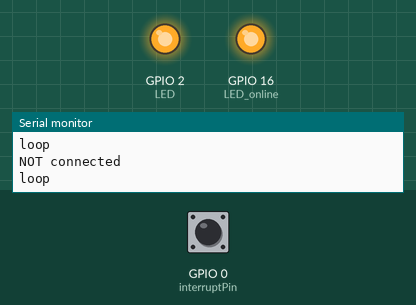
This sketch was run on a simulated ESP8266 (NodeMCU). Shown: output pins drawn as LEDs (lit = HIGH), the last lines printed to the serial monitor. Inputs (shaded band) come from the test bench; at power-on: GPIO 0 (interruptPin) HIGH. WiFi joins after 1.5 s; servers stay silent unless stated. At 19.1 s the program restarts the board; the recording ends there.

Above: at 1.2 s.
1.3 s: GPIO 0 (interruptPin) pulled LOW for 0.15 s
At 4.8 s:
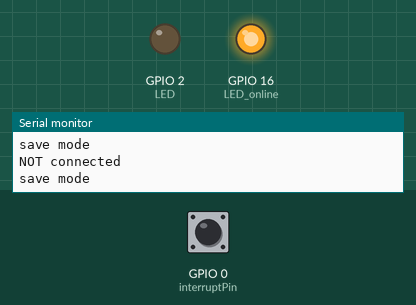
At 7.1 s:
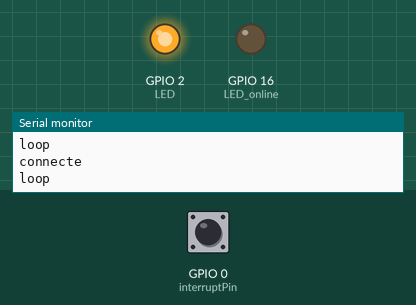
7.4 s: GPIO 0 (interruptPin) pulled LOW for 1 s
11.4 s: GPIO 0 (interruptPin) pulled LOW for 3.2 s
16.1 s: GPIO 0 (interruptPin) pulsed LOW 2 times (0.12 s each, 0.3 s apart)
Timing chart, 0 to 19.1 s (numbered marks = the images above; inputs shaded):
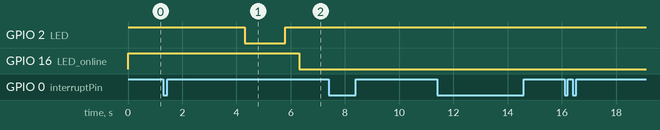

The sketch:

auto_connect.ino
```cpp
//D0 <---> LED_online<-->3V

#include <ESP8266WiFi.h>          //https://github.com/esp8266/Arduino

//needed for library
#include <DNSServer.h>
#include <ESP8266WebServer.h>
#include "WiFiManager.h"         //https://github.com/tzapu/WiFiManager

std::unique_ptr<ESP8266WebServer> server;

const int interruptPin = 0; //GPIO 0 (Flash Button)
const int LED=2;   //2; //On board blue LED
const int LED_online=16;   //D0 led out
long time_start,time_stop;
int sta=1;

void handleRoot() {
  server->send(200, "text/plain", "hello from esp8266!");
}

void handleNotFound() {
  String message = "File Not Found\n\n";
  message += "URI: ";
  message += server->uri();
  message += "\nMethod: ";
  message += (server->method() == HTTP_GET) ? "GET" : "POST";
  message += "\nArguments: ";
  message += server->args();
  message += "\n";
  for (uint8_t i = 0; i < server->args(); i++) {
    message += " " + server->argName(i) + ": " + server->arg(i) + "\n";
  }
  server->send(404, "text/plain", message);
}

void setup() {

  Serial.begin(115200);
  pinMode(LED,OUTPUT);
  pinMode(LED_online,OUTPUT);  //led out
  pinMode(interruptPin, INPUT_PULLUP);
  attachInterrupt(digitalPinToInterrupt(interruptPin), handleInterrupt, FALLING);
  digitalWrite(LED,HIGH); //LED off
  digitalWrite(LED_online,HIGH); //LED off


}

void loop() {
  if(sta==1){
    Serial.println("loop");
  }
  else{
    Serial.println("save mode");
    WiFiManager wifiManager;
    //wifiManager.resetSettings();
    wifiManager.autoConnect("HumidTempA01");

    //if you get here you have connected to the WiFi
    Serial.println("connected...yeey :)");
    sta = 1;
    digitalWrite(LED,HIGH); //LED off
//    server.reset(new ESP8266WebServer(WiFi.localIP(), 80));
//    server->on("/", handleRoot);
//    server->on("/inline", []() {
//      server->send(200, "text/plain", "this works as well");
//    });
//    server->onNotFound(handleNotFound);
//    server->begin();
//    Serial.println("HTTP server started.....");
//    Serial.println(WiFi.localIP());
    }
  delay(500);
  if (WiFi.status() == WL_CONNECTED)   {
    Serial.println("connecte");
    digitalWrite(LED_online,LOW); //LED on

  }
  else{
    Serial.println("NOT connected");
    digitalWrite(LED_online,HIGH); //LED off
  }
    //server->handleClient();
}

void handleInterrupt() {
    Serial.println("Interrupt Detected");

    if(sta==0){   //out from save mode
      sta = 1;
      digitalWrite(LED,HIGH); //LED off
      Serial.println("OUT from save mode");
      ESP.reset();

    }
    else{   //to savemode
      time_start = millis();
      while(digitalRead(interruptPin)==0){
        if(millis()-time_start > 3000){
           Serial.println("save mode");
           sta = 0;
           digitalWrite(LED,LOW); //LED on
           break;
        }
      }
    }


}
```

Measured:
- after the input at 1.3 s, GPIO 2 (LED): HIGH → LOW after 3.0 s, → HIGH 1.5 s later; GPIO 16 (LED_online): HIGH → LOW after 5.0 s
